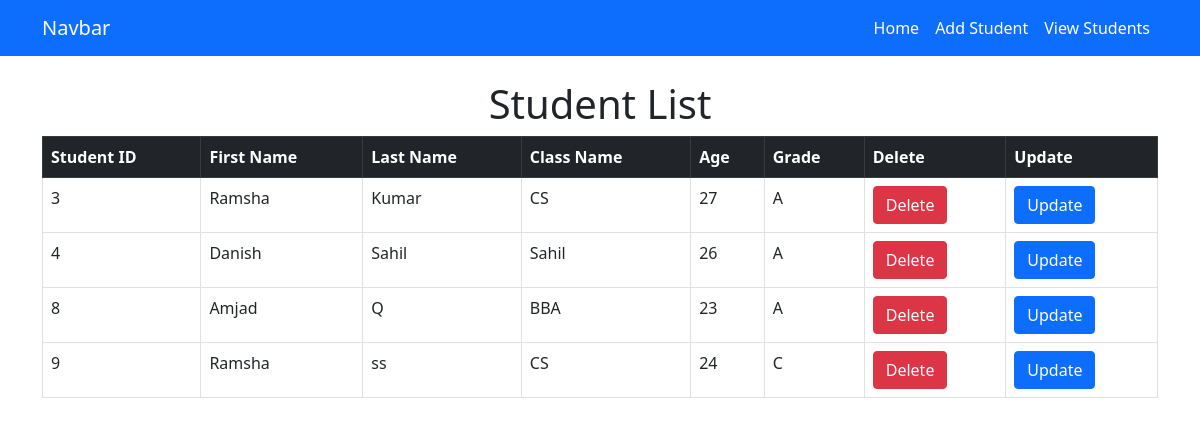
Screenshot of /view_student/ with the database file from the repository.
### app/models.py (models this page shows, shortened)
class Student(models.Model):
    first_name = models.CharField(max_length=100)
    last_name = models.CharField(max_length=100)
    class_name = models.CharField(max_length=100)
    age = models.IntegerField()
    grade = models.CharField(max_length=2)

### app/views.py (the view)
# urls.py: path('view_student/', view_student, name='view_student'),
def view_student(request):
    students = Student.objects.all()
    return render(request, "view_student.html", {"students": students})

### app/templates/view_student.html
{% extends 'base.html' %}
{% block body %}
    <div class="container">
        <h1 class="text-center mt-4">Student List</h1>
        <table class="table table-bordered table-hover">
            <thead class="table-dark">
                <tr>
                    <th>Student ID</th>
                    <th>First Name</th>
                    <th>Last Name</th>
                    <th>Class Name</th>
                    <th>Age</th>
                    <th>Grade</th>
                    <th>Delete</th>
                    <th>Update</th>
                </tr>
            </thead>
            <tbody>
                {% for student in students %}
                <tr>
                    <td>{{ student.id }}</td>
                    <td>{{ student.first_name }}</td>
                    <td>{{ student.last_name }}</td>
                    <td>{{ student.class_name }}</td>
                    <td>{{ student.age }}</td>
                    <td>{{ student.grade }}</td>
                    <th><a href="{% url 'delete_student' student.id %}" class="btn btn-danger" onclick="return confirm('Are you sure to delete');">Delete</a></th>
                    <th><a href="{% url 'update_student' student.id %}" class="btn btn-primary">Update</a></th>
                </tr>
                {% empty %}
                <tr>
                    <td colspan="5">No students available.</td>
                </tr>
                {% endfor %}
            </tbody>
        </table>
    </div>
    {% endblock %}

### app/templates/base.html (shortened to what this page needs)
<!doctype html>
<html lang="en">
  <head>
    {% load static %}
    <link href="https://cdn.jsdelivr.net/npm/bootstrap@5.0.2/dist/css/bootstrap.min.css" rel="stylesheet">
  </head>
  <body>
    {% include 'index.html' %}
    {% block body%}{% endblock %}
  </body>
</html>

### app/templates/index.html (shortened to what this page needs)
<nav class="navbar navbar-expand-lg navbar-light bg-primary ">
  <div class="container">
    <a class="navbar-brand" href="#" style="color: #fff;">Navbar</a>
    <div class="collapse navbar-collapse home" id="navbarSupportedContent" ">
      <ul class="navbar-nav ms-auto ">
        <li class="nav-item">
          <a class="nav-link active" aria-current="page" href="/" style="color: #fff;" >Home</a>
        </li>
        <li class="nav-item">
          <a class="nav-link" href="{% url 'add_student' %}" style="color: #fff;">Add Student</a>
        </li>
        <li class="nav-item">
          <a class="nav-link" href="{% url 'view_student' %}" style="color: #fff;">View Students</a>
        </li>
      </ul>
    </div>
  </div>
</nav>

### rows the page displays
Student: id "3", first_name "Ramsha", last_name "Kumar", class_name "CS", age "27", grade "A"
Student: id "4", first_name "Danish", last_name "Sahil", class_name "Sahil", age "26", grade "A"
Student: id "8", first_name "Amjad", last_name "Q", class_name "BBA", age "23", grade "A"
Student: id "9", first_name "Ramsha", last_name "ss", class_name "CS", age "24", grade "C"
